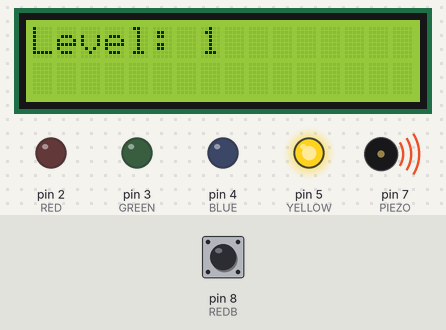
Simulated run of this sketch. Board: Arduino Uno, built with avr-gcc and run on an emulated ATmega328P. Parts: 16×2 character LCD, output pins drawn as LEDs (lit = HIGH), buzzer (waves = sounding). The test bench sets the inputs (shaded band); at power-on: pin 8 (REDB) HIGH. Random numbers use the default seed unless the sketch sets one; what the sketch prints to the serial monitor is not drawn.

Above: at 1.3 s.
1.4 s: pin 8 (REDB) pulled LOW for 1 s
At 3.2 s:
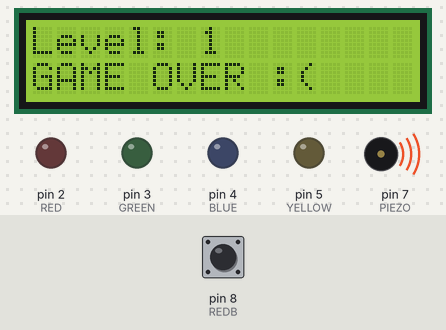
At 4.6 s:
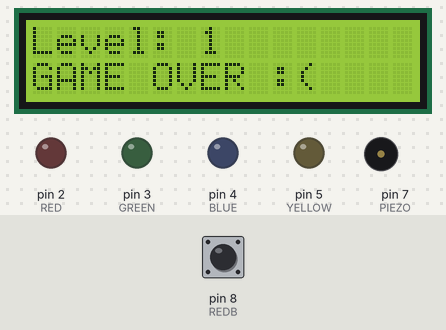
Timing chart, 0 to 6.1 s (numbered marks = the images above; inputs shaded):
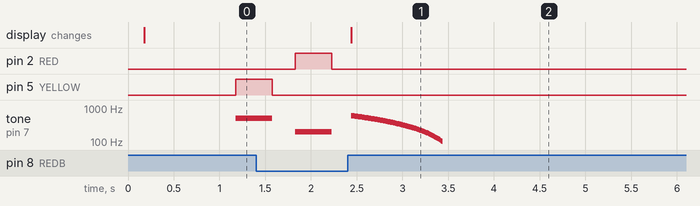

Measured:
- after the input at 1.4 s, pin 2 (RED): LOW → HIGH after 0.43 s, → LOW 0.40 s later
- by itself, tone on pin 7 (PIEZO): plays 200 Hz for 0.40 s, 600 Hz for 0.01 s, 595 Hz for 0.01 s, 590 Hz for 0.01 s, 585 Hz for 0.01 s, 580 Hz for 0.01 s … (101 notes in this stretch)

The sketch:

Simon_Says.ino
```cpp
// https://www.tinkercad.com/things/8UiU9b6vFgs-exquisite-bruticus/editel?tenant=circuits
// https://github.com/microsoft/vscode-arduino/issues/438#:~:text=On%20macOS%2C%20I%20added%20%23include%20%3CArduino.h%3E%20to%20beginning%20of%20.ino%20file%20and%20I%20filled%20c_cpp_properties.json%20content%20with%3A

#include <Arduino.h>
#include <LiquidCrystal_I2C.h> // library for the LCD display w/ I2C Back
#include <Wire.h>

/* initialize the library by associating each LCD interface pins with the arduino pin number it is connected to */
// https://www.makerguides.com/character-i2c-lcd-arduino-tutorial/
LiquidCrystal_I2C lcd(0x27, 16, 2); // Pins A5 & A4

const int RED = 2;
const int GREEN = 3;
const int BLUE = 4;
const int YELLOW = 5;
const int PIEZO = 7;
const int REDB = 8;
const int GREENB = 9;
const int BLUEB = 10;
const int YELLOWB = 11;

const unsigned long INPUTTIME = 5000;
int order[100];
int i = 0;
unsigned long TIME = 0; // MUST NOT BE int - goes negative
bool LOST = false;

void setup()
{
  delay(100);
  Wire.begin(); // begin communication protocol to use two-wire communication/ I2C
  Serial.begin(9600);
  lcd.begin(16, 2); // set up the LCD's number of columns and rows:
  lcd.clear();      // clears the LCD screen to get started
  lcd.backlight();  // turns on the LCD backlight

  pinMode(RED, OUTPUT);
  pinMode(GREEN, OUTPUT);
  pinMode(BLUE, OUTPUT);
  pinMode(YELLOW, OUTPUT);
  pinMode(PIEZO, OUTPUT);
  pinMode(REDB, INPUT_PULLUP); // Makes it HIGH to start so we can test for LOW
  pinMode(GREENB, INPUT_PULLUP);
  pinMode(BLUEB, INPUT_PULLUP);
  pinMode(YELLOWB, INPUT_PULLUP);
  randomSeed(analogRead(0) * analogRead(1));
  Serial.println("STARTING");
}

void loop()
{
  Serial.println("Starting Loop");
  if (LOST)
  {
    delay(10000000000); // Press Arduino reset to restart
  }
  while (true)
  {
    lcd.print("Level: ");
    lcd.print(i + 1);
    lcd.setCursor(0, 0);
    playSequence();
    TIME = millis();
    for (int j = 0; j < i; j++)
    {
      delay(50);
      if (!userInput(order[j]))
      {
        Serial.println("LOST");
        LOST = true;
        sorry();
        return;
      }
    }
  }
}

void sorry()
{
  lcd.setCursor(0, 1);
  lcd.print("GAME OVER :(");
  for (int j = 600; j > 100; j -= 5)
  {
    tone(PIEZO, j);
    delay(10);
  }
  noTone(PIEZO);
}

void playTone(int pin)
{
  digitalWrite(pin, HIGH);
  tone(PIEZO, pin * 100);
  delay(400);
  digitalWrite(pin, LOW);
  noTone(PIEZO);
  delay(200);
}

void playSequence()
{
  delay(1000);
  order[i] = random(RED, YELLOW + 1);
  for (int j = 0; j <= i; j++)
  {
    playTone(order[j]);
  }
  i++;
}

bool userInput(int light)
{
  while (true)
  {
    if (millis() >= TIME + INPUTTIME + i * 1000)
    {
      Serial.println("TIME UP");
      return false;
    }
    if (digitalRead(REDB) == LOW)
    {
      return userPressed(RED, light);
    }
    if (digitalRead(GREENB) == LOW)
    {
      return userPressed(GREEN, light);
    }
    if (digitalRead(BLUEB) == LOW)
    {
      return userPressed(BLUE, light);
    }
    if (digitalRead(YELLOWB) == LOW)
    {
      return userPressed(YELLOW, light);
    }
  }
}

bool userPressed(int color, int light)
{
  playTone(color);
  if (light == color)
  {
    return true;
  }
  else
  {
    return false;
  }
}
```
